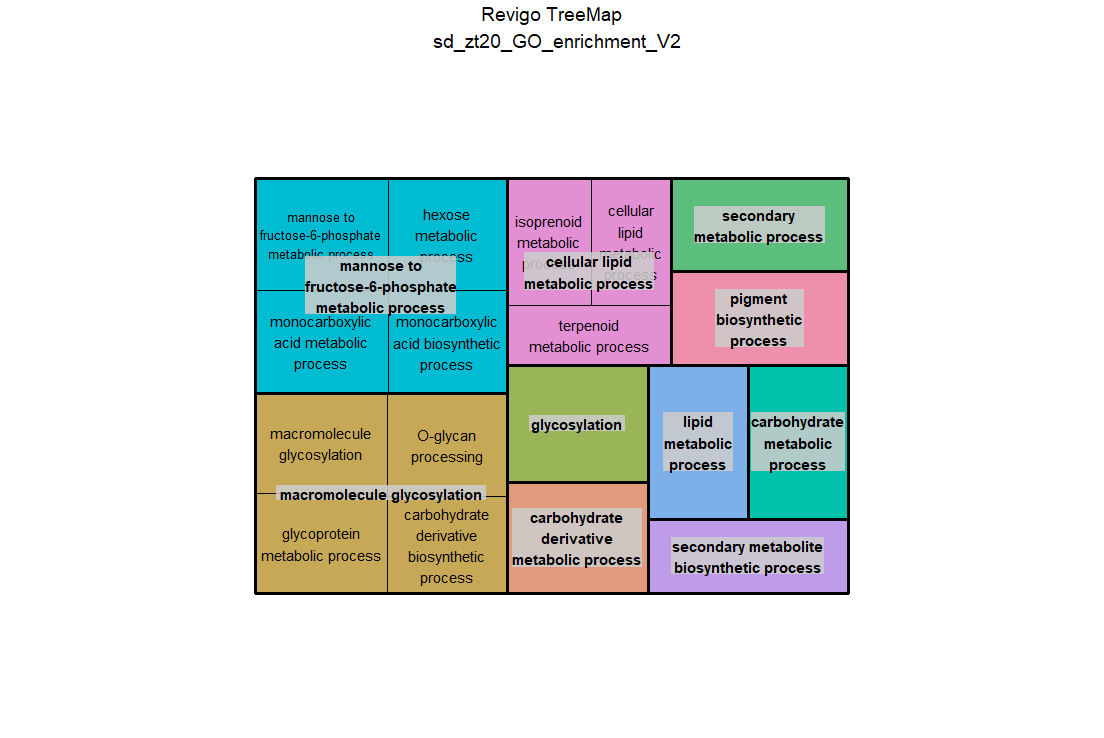

Generate this figure with R:
# A treemap R script produced by the Revigo server at http://revigo.irb.hr/
# If you found Revigo useful in your work, please cite the following reference:
# Supek F et al. "REVIGO summarizes and visualizes long lists of Gene Ontology
# terms" PLoS ONE 2011. doi:10.1371/journal.pone.0021800

# author: Anton Kratz <anton.kratz@gmail.com>, RIKEN Omics Science Center, Functional Genomics Technology Team, Japan
# created: Fri, Nov 02, 2012  7:25:52 PM
# last change: Fri, Nov 09, 2012  3:20:01 PM

# -----------------------------------------------------------------------------
# If you don't have the treemap package installed, uncomment the following line:
# install.packages( "treemap" );
library(treemap) 								# treemap package by Martijn Tennekes

# Set the working directory if necessary
# setwd("C:/Users/username/workingdir");

# --------------------------------------------------------------------------
# Here is your data from Revigo. Scroll down for plot configuration options.

revigo.names <- c("term_ID","description","frequency","uniqueness","dispensability","representative");
revigo.data <- rbind(c("GO:0005975","carbohydrate metabolic process",5.521546466478484,0.8804829946475966,0.09441481,"carbohydrate metabolic process"),
c("GO:0006629","lipid metabolic process",4.558650411488468,0.883075353602976,0.03649661,"lipid metabolic process"),
c("GO:0019748","secondary metabolic process",0.40536164365481797,0.9453775320556664,0,"secondary metabolic process"),
c("GO:0043413","macromolecule glycosylation",0.6284419318031838,0.7548811804505264,0.05325524,"macromolecule glycosylation"),
c("GO:0009100","glycoprotein metabolic process",0.6877410815781743,0.7534658867222873,0.11760122,"macromolecule glycosylation"),
c("GO:0016266","O-glycan processing",0.0019291848143086442,0.7066109679125165,0.62191369,"macromolecule glycosylation"),
c("GO:1901137","carbohydrate derivative biosynthetic process",4.616841943085589,0.6635767710353448,0.63815486,"macromolecule glycosylation"),
c("GO:0044255","cellular lipid metabolic process",3.2652883239880963,0.5803827020463179,0.08679617,"cellular lipid metabolic process"),
c("GO:0006720","isoprenoid metabolic process",0.5931910685927647,0.6120455587782601,0.68950433,"cellular lipid metabolic process"),
c("GO:0006721","terpenoid metabolic process",0.3306922127989305,0.5612125367603124,0.64539261,"cellular lipid metabolic process"),
c("GO:0044550","secondary metabolite biosynthetic process",0.30917182357724615,0.8498475602489098,0.02610808,"secondary metabolite biosynthetic process"),
c("GO:0046148","pigment biosynthetic process",0.49384137683658397,0.9443641954649675,0.02723823,"pigment biosynthetic process"),
c("GO:0061611","mannose to fructose-6-phosphate metabolic process",0.00015300431285896144,0.8500649577906986,0.01559323,"mannose to fructose-6-phosphate metabolic process"),
c("GO:0019318","hexose metabolic process",0.6874284205910277,0.7663284631788582,0.50713535,"mannose to fructose-6-phosphate metabolic process"),
c("GO:0032787","monocarboxylic acid metabolic process",2.668208950140285,0.7779938514922143,0.18818748,"mannose to fructose-6-phosphate metabolic process"),
c("GO:0072330","monocarboxylic acid biosynthetic process",0.9938095785489549,0.6935337338609804,0.54403752,"mannose to fructose-6-phosphate metabolic process"),
c("GO:0070085","glycosylation",0.6831509521924055,0.9426149583138421,0.02861889,"glycosylation"),
c("GO:1901135","carbohydrate derivative metabolic process",6.41604626743983,0.897962186681653,0.07446158,"carbohydrate derivative metabolic process"));

stuff <- data.frame(revigo.data);
names(stuff) <- revigo.names;

stuff$frequency <- as.numeric( as.character(stuff$frequency) );
stuff$uniqueness <- as.numeric( as.character(stuff$uniqueness) );
stuff$dispensability <- as.numeric( as.character(stuff$dispensability) );


# check the tmPlot command documentation for all possible parameters - there are a lot more
treemap(
  stuff,
  index = c("representative","description"),
  vSize = "uniqueness",
  type = "categorical",
  vColor = "representative",
  title = "Revigo TreeMap
  sd_zt20_GO_enrichment_V2",
  inflate.labels = FALSE,      # set this to TRUE for space-filling group labels - good for posters
  lowerbound.cex.labels = 0,   # try to draw as many labels as possible (still, some small squares may not get a label)
  position.legend = "none"
)

dev.off()
